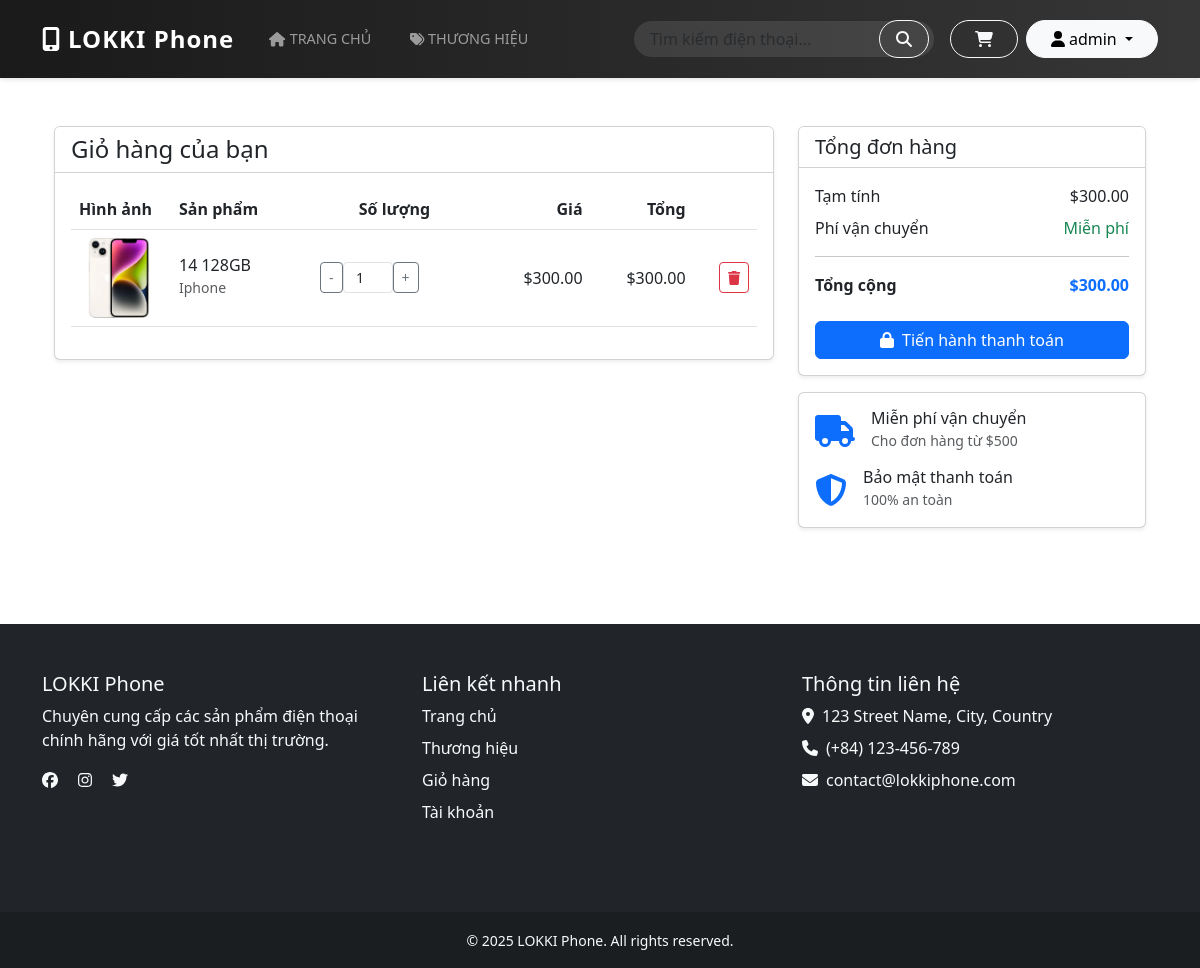
The app's page /cart/ (signed in), older data.
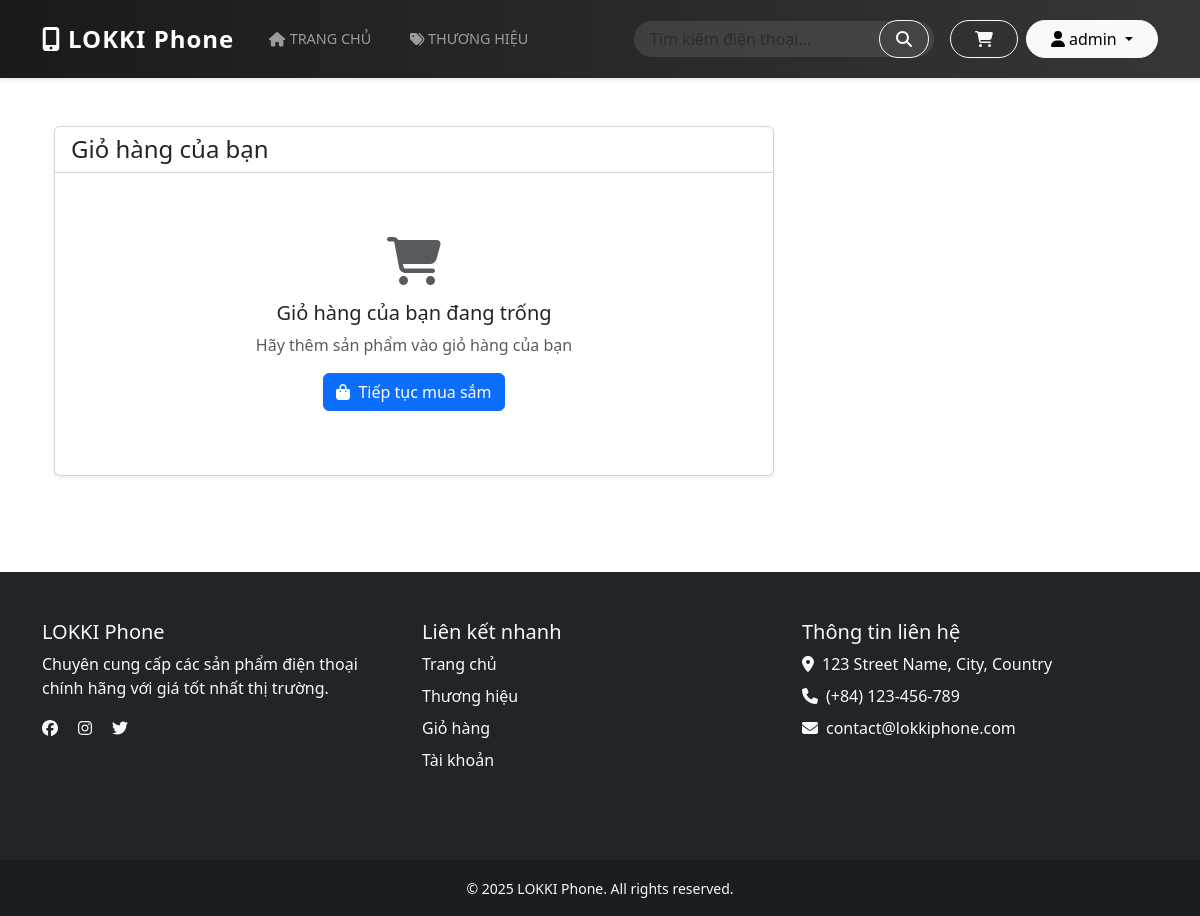
The same page, newer data.
### store/models.py (models this page shows, shortened)
class Cart(models.Model):
    user = models.ForeignKey(User, on_delete=models.CASCADE)
    phone = models.ForeignKey(Phone, on_delete=models.CASCADE)
    quantity = models.PositiveIntegerField(default=1)
    date_added = models.DateTimeField(auto_now_add=True)  # Added back
    @property
    def total_price(self):
        return self.quantity * self.phone.price

class Phone(models.Model):
    name = models.CharField(max_length=200)
    brand = models.ForeignKey(Brand, on_delete=models.CASCADE)
    description = models.TextField()
    price = models.DecimalField(max_digits=10, decimal_places=2)
    stock = models.PositiveIntegerField()
    available = models.BooleanField(default=True)
    image = models.ImageField(upload_to='phones/')
    created_at = models.DateTimeField(auto_now_add=True)

class Brand(models.Model):
    name = models.CharField(max_length=100)
    description = models.TextField(blank=True)  # Added back
    logo = models.ImageField(upload_to='brands/', blank=True)  # Added back
    def __str__(self):
        return self.name

### store/views.py (the view)
# urls.py: path('cart/', views.cart, name='cart'),
@login_required
def cart(request):
    cart_items = Cart.objects.filter(user=request.user)
    total = sum(item.total_price for item in cart_items)
    return render(request, 'store/cart.html', {
        'cart_items': cart_items,
        'total': total
    })

### store/templates/store/cart.html (shortened to what the changed rows need)
{% extends 'store/base.html' %}
{% block content %}
<div class="container my-5">
    <div class="row">
        <div class="col-lg-8">
            <div class="card shadow-sm">
                <div class="card-body">
                    {% if cart_items %}
                        <div class="table-responsive">
                            <table class="table align-middle">
                                <thead>
                                    <tr>
                                        <th scope="col" width="100">Hình ảnh</th>
                                        <th scope="col">Sản phẩm</th>
                                        <th scope="col" class="text-center">Số lượng</th>
                                        <th scope="col" class="text-end">Giá</th>
                                        <th scope="col" class="text-end">Tổng</th>
                                        <th scope="col"></th>
                                    </tr>
                                </thead>
                                <tbody>
                                    {% for item in cart_items %}
                                    <tr>
                                        <td>
                                            {% if item.phone.image %}
                                            <img src="{{ item.phone.image.url }}" alt="{{ item.phone.name }}"
                                                 class="img-fluid rounded" style="max-width: 80px;">
                                            {% endif %}
                                        </td>
                                        <td>
                                            <h6 class="mb-0">{{ item.phone.name }}</h6>
                                            <small class="text-muted">{{ item.phone.brand }}</small>
                                        </td>
                                        <td>
                                            <div class="input-group justify-content-center" style="width: 120px;">
                                                <form method="POST" action="{% url 'update_cart_quantity' item.id %}"
                                                      class="d-flex">
                                                    <button type="button" class="btn btn-outline-secondary btn-sm"
                                                            onclick="decrementQuantity(this)">-</button>
                                                    <input type="number" name="quantity" value="{{ item.quantity }}"
                                                           class="form-control form-control-sm text-center"
                                                           min="1" style="width: 50px;">
                                                    <button type="button" class="btn btn-outline-secondary btn-sm"
                                                            onclick="incrementQuantity(this)">+</button>
                                                </form>
                                            </div>
                                        </td>
                                        <td class="text-end">${{ item.phone.price }}</td>
                                        <td class="text-end">${{ item.total_price }}</td>
                                        <td class="text-end">
                                            <a href="{% url 'remove_from_cart' item.id %}"
                                               class="btn btn-outline-danger btn-sm"
                                               onclick="return confirm('Bạn có chắc muốn xóa sản phẩm này?')">
                                                <i class="fas fa-trash"></i>
                                            </a>
                                        </td>
                                    </tr>
                                    {% endfor %}
                                </tbody>
                            </table>
                        </div>
                    {% else %}
                        <div class="text-center py-5">
                            <i class="fas fa-shopping-cart fa-3x text-muted mb-3"></i>
                            <h5>Giỏ hàng của bạn đang trống</h5>
                            <p class="text-muted">Hãy thêm sản phẩm vào giỏ hàng của bạn</p>
                            <a href="{% url 'home' %}" class="btn btn-primary">
                                <i class="fas fa-shopping-bag me-2"></i>Tiếp tục mua sắm
                            </a>
                        </div>
                    {% endif %}
                </div>
            </div>
        </div>
        {% if cart_items %}
        <div class="col-lg-4">
            <div class="card shadow-sm">
                <div class="card-header bg-white">
                    <h5 class="mb-0">Tổng đơn hàng</h5>
                </div>
                <div class="card-body">
                    <div class="d-flex justify-content-between mb-2">
                        <span>Tạm tính</span>
                        <span>${{ total }}</span>
                    </div>
                    <div class="d-flex justify-content-between mb-2">
                        <span>Phí vận chuyển</span>
                        <span class="text-success">Miễn phí</span>
                    </div>
                    <hr>
                    <div class="d-flex justify-content-between mb-4">
                        <strong>Tổng cộng</strong>
                        <strong class="text-primary">${{ total }}</strong>
                    </div>
                    <a href="{% url 'checkout' %}" class="btn btn-primary w-100">
                        <i class="fas fa-lock me-2"></i>Tiến hành thanh toán
                    </a>
                </div>
            </div>
            <div class="card shadow-sm mt-3">
                <div class="card-body">
                    <div class="d-flex align-items-center mb-3">
                        <i class="fas fa-truck text-primary fa-2x me-3"></i>
                        <div>
                            <h6 class="mb-0">Miễn phí vận chuyển</h6>
                            <small class="text-muted">Cho đơn hàng từ $500</small>
                        </div>
                    </div>
                    <div class="d-flex align-items-center">
                        <i class="fas fa-shield-alt text-primary fa-2x me-3"></i>
                        <div>
                            <h6 class="mb-0">Bảo mật thanh toán</h6>
                            <small class="text-muted">100% an toàn</small>
                        </div>
                    </div>
                </div>
            </div>
        </div>
        {% endif %}
    </div>
</div>
{% endblock %}

Row changes from the older to the newer data that the page shows:
removed Cart: phone.image (picture), phone.name "14 128GB", phone.brand "Iphone", quantity "1", phone.price "300.00", total_price "300.00"
Text that changed along with them:
{{ total }}: "300.00" → (not shown)
text no longer shown: "Hình ảnh Sản phẩm Số lượng Giá Tổng Tổng đơn hàng Tạm tính $ Phí vận chuyển Miễn phí Tổng cộng $ Tiến hành thanh toán Miễn phí vận chuyển Cho đơn hàng từ $500 Bảo mật thanh toán 100% an toàn"
text now shown: "Giỏ hàng của bạn đang trống Hãy thêm sản phẩm vào giỏ hàng của bạn Tiếp tục mua sắm"
